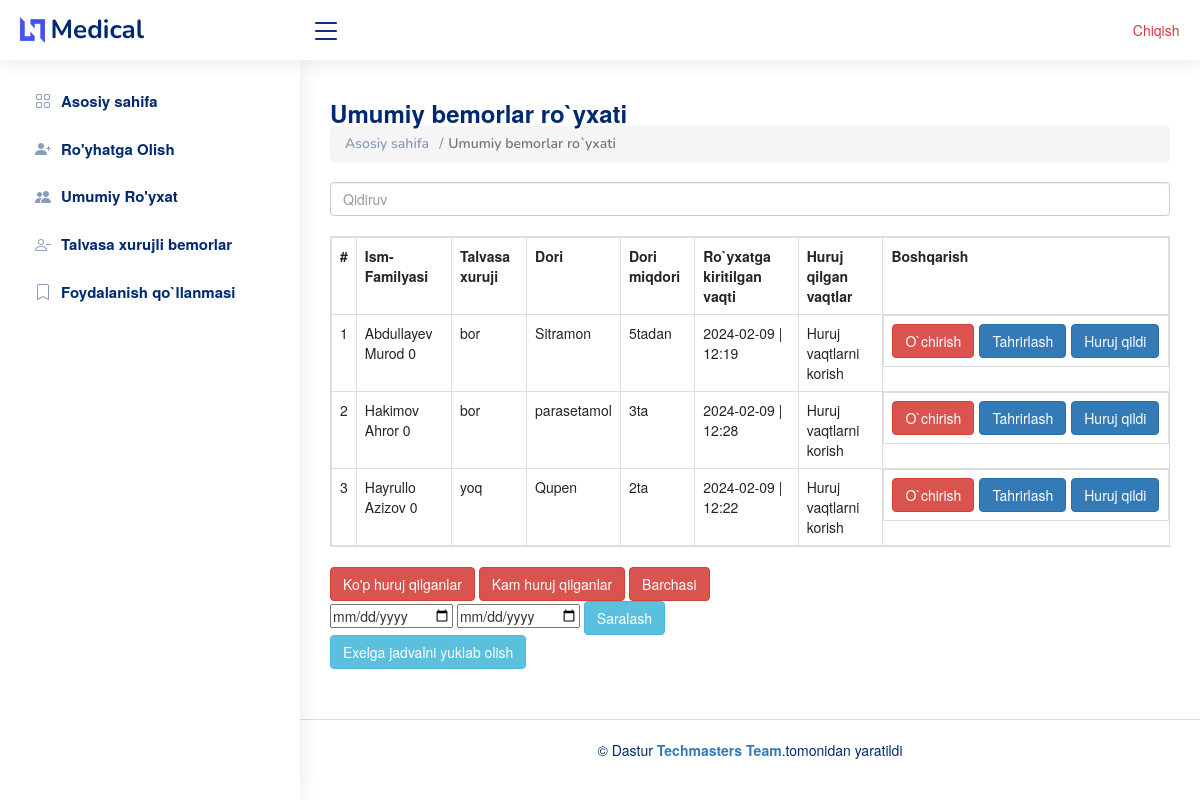
The app's page /tables_all/ (signed in), older data.
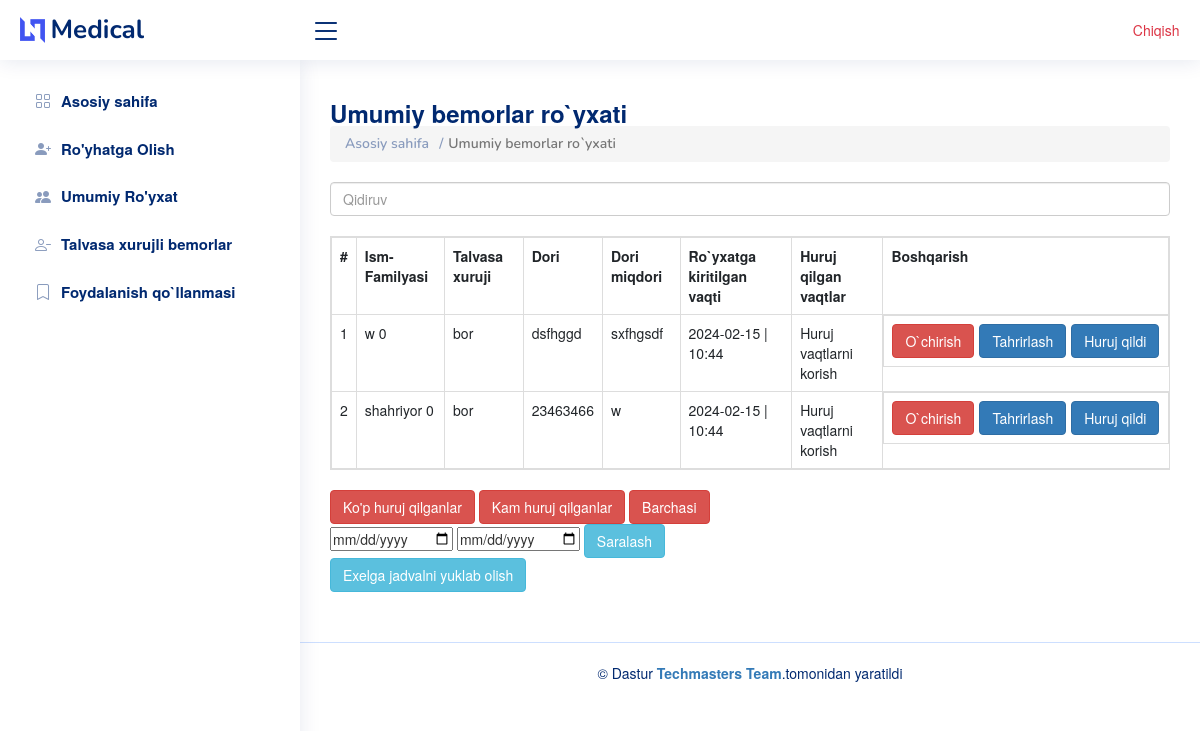
The same page, newer data.
### chat/models.py (models this page shows, shortened)
class Sick(models.Model):
    username = models.CharField( max_length=400)
    age = models.IntegerField(default=0)
    is_xuruj = models.BooleanField(default=False)
    user = models.ForeignKey(User, on_delete=models.CASCADE)
    date_times = models.DateTimeField(auto_now_add=True)
    dori_name = models.CharField( max_length=400)
    dori_miqdor = models.CharField( max_length=400)

### chat/views.py (the view, shortened to what this page needs)
# urls.py: path("tables_all/",tables ,name='tables_all' ),
def tables(request):
    all_bemor = Sick.objects.all().filter(user=request.user).order_by('-date_times')
    yoq = Sick.objects.filter(user=request.user)
    datas=[]
    data_from =request.GET.get('date_from')
    data_to = request.GET.get('date_to')
    for i in yoq:
        h = {'count':i.persons.filter().count(),
            'sick':i
            }
        datas.append(h)
    return render(request , 'mein/tables-general.html',{'datas':    datas })

### template/mein/tables-general.html (shortened to what the changed rows need)
<!DOCTYPE html>
<html lang="en">
<head>
  <link rel="stylesheet" href="https://cdnjs.cloudflare.com/ajax/libs/font-awesome/6.2.1/css/all.min.css" />
  <link href="/static/assets/vendor/bootstrap/css/bootstrap.min.css" rel="stylesheet">
  <link href="/static/assets/vendor/bootstrap-icons/bootstrap-icons.css" rel="stylesheet">
  <link href="/static/assets/vendor/boxicons/css/boxicons.min.css" rel="stylesheet">
  <link href="/static/assets/vendor/quill/quill.snow.css" rel="stylesheet">
  <link href="/static/assets/vendor/quill/quill.bubble.css" rel="stylesheet">
  <link href="/static/assets/vendor/remixicon/remixicon.css" rel="stylesheet">
  <link href="/static/assets/vendor/simple-datatables/style.css" rel="stylesheet">
  <link href="/static/assets/css/style.css" rel="stylesheet">
   <link rel="stylesheet" href="https://maxcdn.bootstrapcdn.com/bootstrap/3.4.1/css/bootstrap.min.css">
</head>
<body>
  <main id="main" class="main">
    <div class="pagetitle">
      <h1>Umumiy bemorlar ro`yxati</h1>
    </div>
    <section class="section dashboard">
   <div class="table-responsive">
  <br>
  <table   id="example" class="table table-bordered table-hover ">
    <tr data-count="title">
      <th>#</th>
      <th>Ism-Familyasi</th>
      <th>Talvasa xuruji</th>
      <th>Dori</th>
      <th>Dori miqdori</th>
      <th>Ro`yxatga kiritilgan vaqti</th>
      <th>Huruj qilgan vaqtlar</th>
      <th>Boshqarish</th>
    </tr>
    {% for x in datas|dictsortreversed:'count' %}
    <tr data-count="{{x.sick.persons.all|length}}">
      <td id="data{{x.sick.id}}">1</td>
                    <td>{{x.sick.username}} {{x.count}} </td>
                    <td>
                       {% if x.sick.is_xuruj == True %}
                       bor
                       {% else %}
                       yoq
                       {% endif %}
                      </td>
                    <td>{{x.sick.dori_name}}</td>
                    <td>{{x.sick.dori_miqdor}}</td>
                    <td>{{x.sick.date_times|date:'Y-m-d'}}  | {{x.sick.date_times|time:"h:i"}} </td>
                    <td><a  data-toggle="modal" data-target="#about{{x.sick.id}}" >Huruj vaqtlarni korish</a></td>
                    <td class="d-flex gap-2">
                       <a  href="/delete1/{{x.sick.id}}/"><button type="button" class="btn btn-danger">O`chirish</button></a>
                <a  href=""  data-toggle="modal" data-target="#exampleModalCenter{{x.sick.id}}"><button type="button" class="btn btn-primary">Tahrirlash</button></a>
                        <a  href="/create_huruj1/{{x.sick.id}}" ><button type="button" class="btn btn-primary">Huruj qildi</button></a>
                    </td>
    </tr>
    {% endfor %}
</table>
</div>
</body>
</html>
  <link rel="stylesheet" href="https://cdn.datatables.net/1.13.7/css/jquery.dataTables.min.css">
  <link rel="stylesheet" href="https://cdn.datatables.net/buttons/2.4.2/css/buttons.dataTables.min.css">
</body>
</html>

Row changes from the older to the newer data that the page shows:
removed Sick: sick.username "Abdullayev Murod", count "0", is_xuruj "bor", sick.dori_name "Sitramon", sick.dori_miqdor "5tadan", sick.date_times "2024-02-09", sick.date_times "12:19"
removed Sick: sick.username "Hakimov Ahror", count "0", is_xuruj "bor", sick.dori_name "parasetamol", sick.dori_miqdor "3ta", sick.date_times "2024-02-09", sick.date_times "12:28"
removed Sick: sick.username "Hayrullo Azizov", count "0", is_xuruj "yoq", sick.dori_name "Qupen", sick.dori_miqdor "2ta", sick.date_times "2024-02-09", sick.date_times "12:22"
added Sick: sick.username "w", count "0", is_xuruj "bor", sick.dori_name "dsfhggd", sick.dori_miqdor "sxfhgsdf", sick.date_times "2024-02-15", sick.date_times "10:44"
added Sick: sick.username "shahriyor", count "0", is_xuruj "bor", sick.dori_name "23463466", sick.dori_miqdor "w", sick.date_times "2024-02-15", sick.date_times "10:44"
